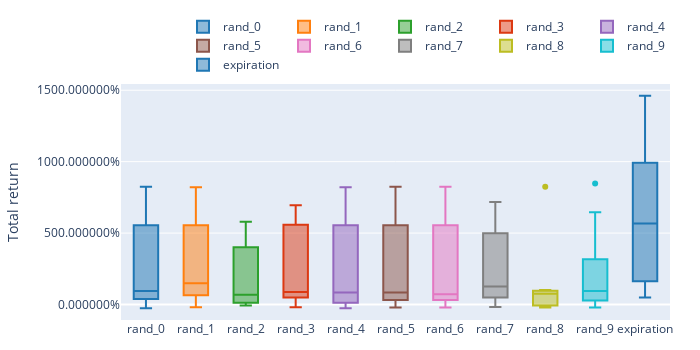

Notebook source saved alongside this figure:
### Code cell
total_return_by_type = total_return.unstack(level='exit_type')[exit_types]

print(pd.DataFrame({
    'Mean': total_return_by_type.mean(),
    'Median': total_return_by_type.median(),
    'Std': total_return_by_type.std(),
}))

total_return_by_type.vbt.boxplot(
    yaxis_title='Total return',
    yaxis_tickformat='%'
).show()

### Figure 1 — Plotly figure (JSON) as saved in the notebook; plotly's stock layout.template omitted (floating-point values rounded to 4 significant figures)
{"data": [{"name": "rand_0", "showlegend": true, "type": "box", "uid": "f072357a-f0f2-43cf-b63d-071cc8f949c5", "y": [1.015, 0.8451, 0.9551, 0.2308, 6.463, 0.441, 8.236, -0.257, 5.254]}, {"name": "rand_1", "showlegend": true, "type": "box", "uid": "fcf23304-9e6d-48d2-8d9f-6b79230e05d1", "y": [2.075, 1.481, 0.9528, 0.715, 6.463, 0.441, 8.215, -0.1934, 5.254]}, {"name": "rand_2", "showlegend": true, "type": "box", "uid": "b593b065-995e-4f73-ac02-47aac2f26bc1", "y": [-0.06215, 0.1833, 0.6906, 1.268, 4.673, 0.3189, 5.787, -0.04793, 3.799]}, {"name": "rand_3", "showlegend": true, "type": "box", "uid": "efd451b7-2843-49fe-a75c-54e924469bad", "y": [0.8812, 1.285, 0.827, 0.5286, 5.61, 0.3828, 6.946, 5.571, -0.1855]}, {"name": "rand_4", "showlegend": true, "type": "box", "uid": "7679ea37-7b3c-4766-98a3-a170463ff1a4", "y": [1.736, 0.8451, 0.06273, 0.821, 6.463, 0.1443, 8.215, -0.257, 5.254]}, {"name": "rand_5", "showlegend": true, "type": "box", "uid": "270c9a02-a9ce-4e92-bfde-0cdbd76e570b", "y": [1.736, 0.8451, -0.06442, 0.715, 6.463, 0.441, 8.236, -0.2146, 5.254]}, {"name": "rand_6", "showlegend": true, "type": "box", "uid": "fc5f2fe6-2e93-49db-b133-983d68864a75", "y": [1.481, 0.5272, -0.06442, 0.715, 6.463, 0.441, 8.236, -0.2146, 5.254]}, {"name": "rand_7", "showlegend": true, "type": "box", "uid": "389506d0-079c-4537-9028-4b601babb91a", "y": [0.734, -0.07846, 0.6889, 1.268, 4.673, 7.168, 5.955, 4.641, -0.1698]}, {"name": "rand_8", "showlegend": true, "type": "box", "uid": "708e45c1-c23a-481e-898e-2ee0d505c8c8", "y": [1.015, 0.8451, 0.9528, 0.7574, -0.04298, 0.1443, 8.236, -0.1299, -0.2137]}, {"name": "rand_9", "showlegend": true, "type": "box", "uid": "db464ea8-2558-49b3-bcfd-8cc43a1ca811", "y": [2.075, 1.485, 0.9551, 0.7574, 6.463, 0.441, 8.469, -0.2146, -0.2137]}, {"name": "expiration", "showlegend": true, "type": "box", "uid": "36b88eb4-f1f2-470f-b074-c8a89b2e60a4", "y": [1.925, 0.7648, 0.4921, 14.61, 3.338, 8.459, 14.32, 6.27, 5.68]}], "layout": {"height": 350, "legend": {"orientation": "h", "traceorder": "normal", "x": 1, "xanchor": "right", "y": 1.02, "yanchor": "bottom"}, "margin": {"b": 30, "l": 30, "r": 30, "t": 30}, "width": 700, "yaxis": {"tickformat": "%", "title": {"text": "Total return"}}}}
